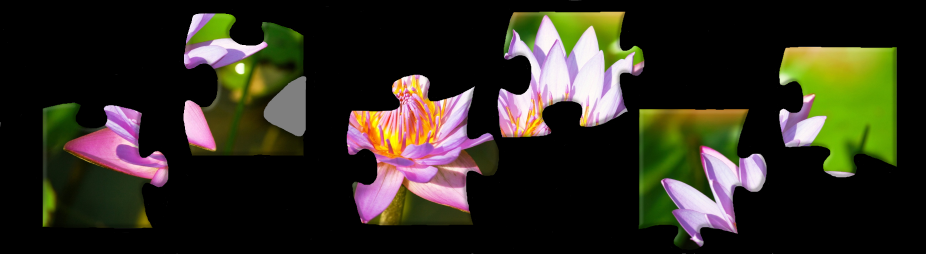
#> input picture resources/Test4.png, 1852 x 507 px, found by its file name (shown at 1/2 size); its folder holds 6 pictures in this run
$ python -i main.py   (imports and definitions only)   (older library calls are emulated)
#> lines starting #> are read from the running program, lines starting #| are printed output that depends on the picture; after the words box and inside, x2 and y2 are one past the last pixel; in counts of white or black regions, pixels touching at a corner belong together
import os
import cv2
import pickle
import pygame
import random
import numpy as np
import tkinter as tk
from PIL import Image, ImageTk
from sklearn.ensemble import RandomForestClassifier
from skimage.metrics import structural_similarity as ssim
from tkinter import Label, filedialog, Toplevel, simpledialog, Canvas, colorchooser, messagebox


model = None
original_img = None
training_images = []
training_pieces = []
puzzle_images = []
puzzle_pieces = []
pieces_edges = []
rotated_puzzle_pieces = []
piece_labels = []
selected_piece = None
playlist = []
current_song_index = 0
global_volume = 1.0
global_bg_color = "white"
global_text_color = "black"
global_button_color = "SystemButtonFace"
dataset = "C:\\Users\\Admin\\PycharmProjects\\Puzzle\\puzzle_piece_data.pkl"


# [107 lines left out: functions load_original_image, show_original_image, load_puzzle_images, process_puzzle_images, not called in this run]

def extract_piece_with_contour(image, contour):
    x, y, w, h = cv2.boundingRect(contour)
    piece = image[y:y + h, x:x + w]

    mask = np.zeros((h, w), dtype=np.uint8)
    cv2.drawContours(mask, [contour], -1, 255, thickness=cv2.FILLED, offset=(-x, -y))
    piece_exact = cv2.bitwise_and(piece, piece, mask=mask)

    if piece_exact.shape[2] == 3:
        piece_exact = cv2.cvtColor(piece_exact, cv2.COLOR_RGB2RGBA)

    piece_rgba = np.zeros((h, w, 4), dtype=np.uint8)
    piece_rgba[:, :, :3] = piece_exact[:, :, :3]
    piece_rgba[:, :, 3] = mask

    return piece_rgba

# [127 lines left out: functions load_training_data, preprocess_training_data, create_piece_window, rotate_piece_prompt, rotate_piece, calculate_resize_factor_single and 4 more, not called in this run]

def stop_drag(event):
    pass

# [28 lines left out: functions zoom_in, zoom_out, update_zoom, not called in this run]

def select_piece(index):
    global selected_piece
    selected_piece = index

# [633 lines left out: functions rotate_selected_piece, show_manual_solve_window, calculate_segments, create_large_segment, calculate_similarity, show_auto_solve_window and 2 more, not called in this run]

def start_playlist():
    directory = os.path.join(os.path.dirname(__file__), 'music')
    if os.path.isdir(directory):
        load_playlist(directory)
        play_next_song()
    else:
        messagebox.showerror("Eroare", f"Directorul {directory} nu există.")

def check_music_end():
    if not pygame.mixer.music.get_busy():
        play_next_song()
    else:
        root.after(1000, check_music_end)

# [65 lines left out: function show_settings_window, not called in this run]

def load_images_for_training(file_paths):
    global training_images
    for file_path in file_paths:
        cv_img = cv2.imread(file_path)
#> cv_img is the input picture: shape (507, 1852, 3); mean B, G, R 31, 43.2, 46.5
        if cv_img is None:
            print(f"Imaginea nu a putut fi găsită la calea: {file_path}")
            continue
        cv_img = cv2.cvtColor(cv_img, cv2.COLOR_BGR2RGB)
        puzzle_img = Image.fromarray(cv_img)
        training_images.append(puzzle_img)
    print(f"{len(training_images)} imagini puzzle au fost încărcate.")
    return training_images

def process_training_images(training_images):
    training_pieces = []
    for puzzle_img in training_images:
        cv_img = np.array(puzzle_img)
        gray = cv2.cvtColor(cv_img, cv2.COLOR_RGB2GRAY)
        _, thresh = cv2.threshold(gray, 6, 255, cv2.THRESH_BINARY)

        kernel = np.ones((5, 5), np.uint8)
        thresh = cv2.morphologyEx(thresh, cv2.MORPH_CLOSE, kernel)
        contours, _ = cv2.findContours(thresh, cv2.RETR_EXTERNAL, cv2.CHAIN_APPROX_SIMPLE)

        if len(contours) < 2:
            print("Imaginea trebuie să conțină cel puțin două piese separate de un fundal negru.")
            continue

        max_contour_area = max(cv2.contourArea(cnt) for cnt in contours)
        min_relative_area = 0.01
        filtered_contours = [cnt for cnt in contours if cv2.contourArea(cnt) > max_contour_area * min_relative_area]

        for index, cnt in enumerate(filtered_contours):
            piece_exact = extract_piece_with_contour(cv_img, cnt)
            training_pieces.append(piece_exact)
#> this loop made 6 passes
#> pass 1, in process_training_images, `gray = cv2.cvtColor(cv_img, cv2.COLOR_RGB2GRAY)`:
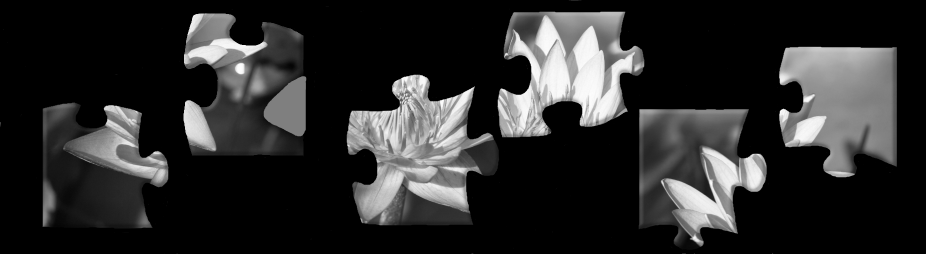
#> gray: shape (507, 1852) (shown at 1/2 size); min 0, max 254, mean 42.8
#> pass 1, in process_training_images, `_, thresh = cv2.threshold(gray, 6, 255, cv2.THRESH_BINARY)`:
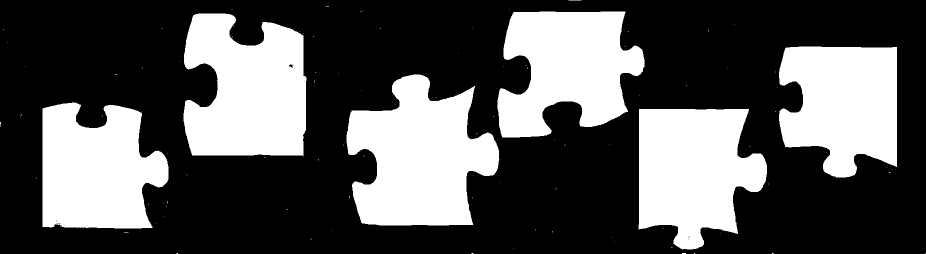
#> thresh: shape (507, 1852) (shown at 1/2 size); 34.2% white; 110 white regions (103 under 20 px), largest, box (x1, y1, x2, y2) and area: (693, 149, 999, 451) 61670, (367, 27, 613, 312) 56405, (1277, 218, 1534, 499) 53182
#> pass 1, in extract_piece_with_contour, `piece = image[y:y + h, x:x + w]`:
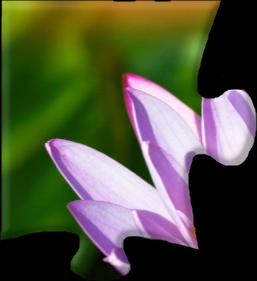
#> piece: shape (281, 257, 3); mean R, G, B 82.6, 85.2, 61.1
#> after the loop:
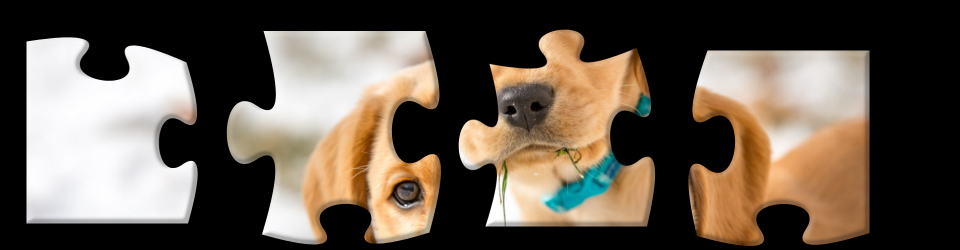
#> cv_img: shape (500, 1920, 3) (shown at 1/2 size); mean R, G, B 99.7, 88.3, 76.2
#> after the loop:
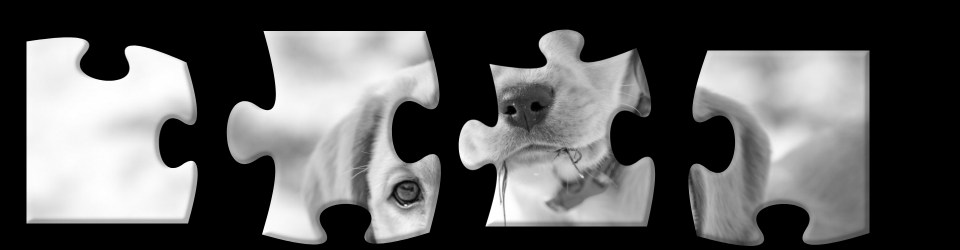
#> gray: shape (500, 1920) (shown at 1/2 size); min 0, max 255, mean 90.3
#> after the loop:
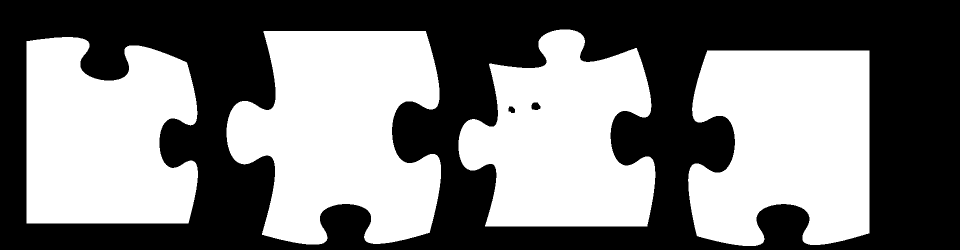
#> thresh: shape (500, 1920) (shown at 1/2 size); 48.7% white; 4 white regions, box (x1, y1, x2, y2) and area: (453, 62, 882, 489) 132676, (1376, 101, 1739, 492) 119907, (53, 74, 396, 447) 107903, (917, 59, 1311, 453) 107209

    print(f"{len(training_pieces)} piese au fost detectate și procesate.")
    return training_pieces

def create_training_labels(filepath):
    labels = []
#> (the run stopped early here; a loop or call above may not have finished)
